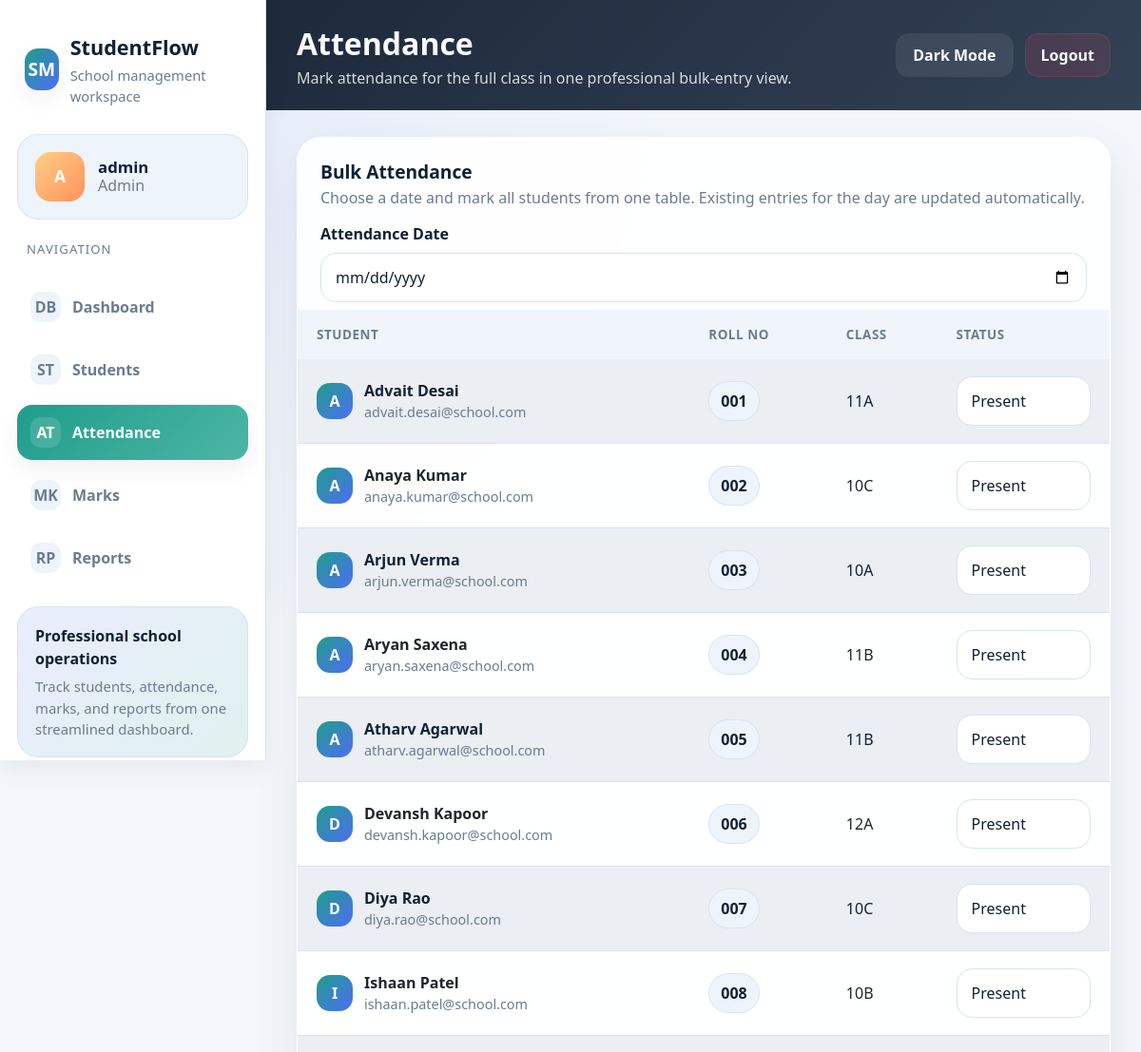
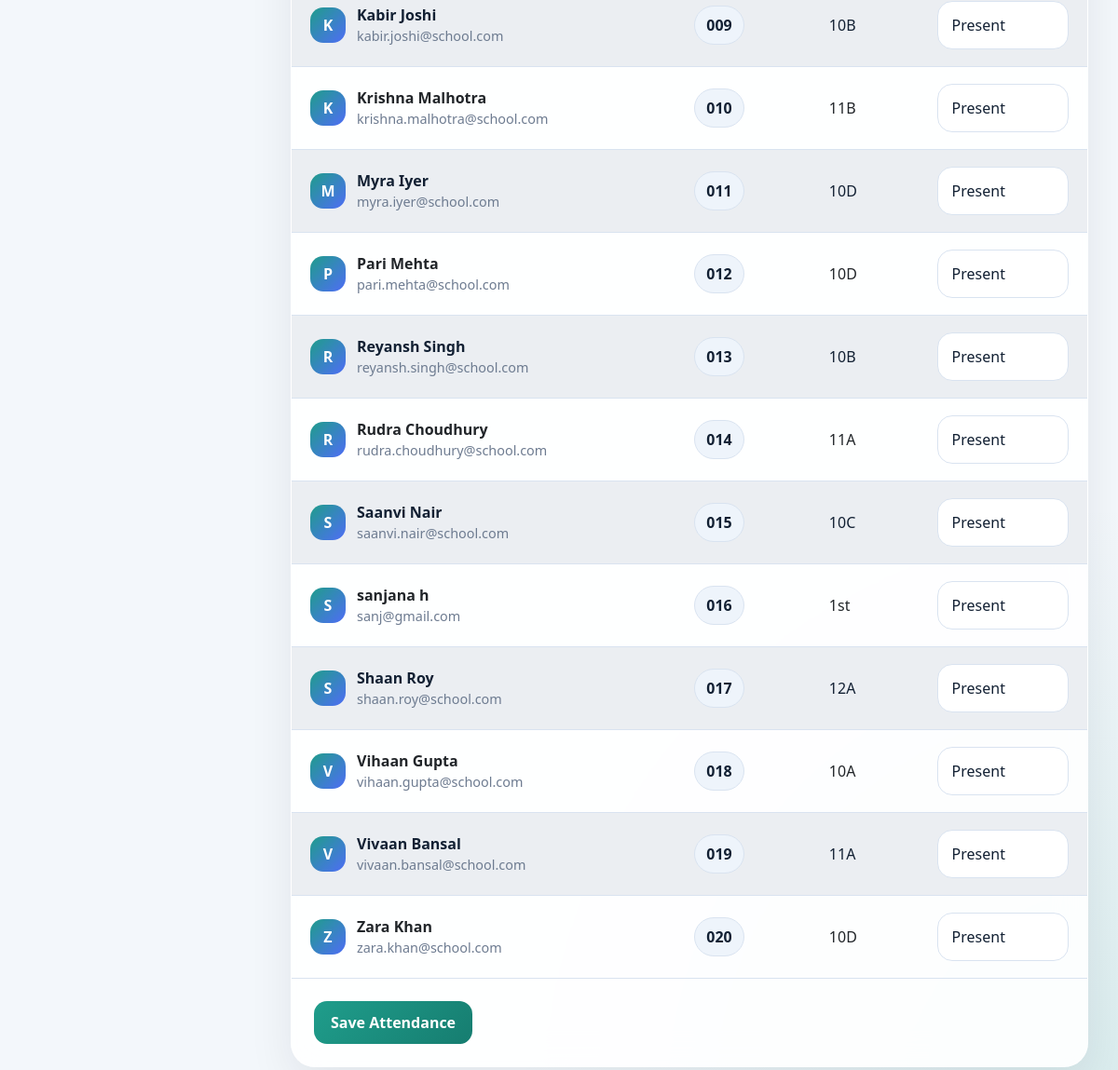
Page /attendance (signed in) on the committed database (2 pictures, top to bottom).
### models.py (models this page shows)
class User(UserMixin, db.Model):
    id = db.Column(db.Integer, primary_key=True)
    username = db.Column(db.String(150), unique=True, nullable=False)
    password = db.Column(db.String(150), nullable=False)
    role = db.Column(db.String(50), nullable=False)  # admin, teacher, student

class Student(db.Model):
    id = db.Column(db.Integer, primary_key=True)
    name = db.Column(db.String(150), nullable=False)
    roll_no = db.Column(db.String(50), unique=True, nullable=False)
    class_ = db.Column(db.String(50), nullable=False)
    email = db.Column(db.String(150), unique=True, nullable=False)
    phone = db.Column(db.String(20), nullable=False)
    user_id = db.Column(db.Integer, db.ForeignKey('user.id'), nullable=True)
    attendances = db.relationship('Attendance', backref='student', lazy=True)
    marks = db.relationship('Mark', backref='student', lazy=True)

### app.py (the view, shortened to what this page needs)
@app.route('/attendance', methods=['GET', 'POST'])
@login_required
def attendance():
    if current_user.role not in ['admin', 'teacher']:
        return redirect(url_for('dashboard'))
    students = get_students_in_alphabetical_order().all()
    return render_template('attendance.html', students=students)

### app.py (called while the page is built)
@login_manager.user_loader
def load_user(user_id):
    return User.query.get(int(user_id))

def get_students_in_alphabetical_order():
    return Student.query.order_by(
        func.lower(func.trim(Student.name)),
        func.length(func.trim(Student.roll_no)),
        func.lower(func.trim(Student.roll_no))
    )

### templates/attendance.html (shortened to what this page needs)
{% extends 'base.html' %}
{% block page_title %}Attendance{% endblock %}
{% block page_subtitle %}Mark attendance for the full class in one professional bulk-entry view.{% endblock %}
{% block content %}
<div class="content-card table-card attendance-table">
    <div class="table-toolbar">
        <div>
            <h3 class="card-title">Bulk Attendance</h3>
            <p class="card-copy">Choose a date and mark all students from one table. Existing entries for the day are updated automatically.</p>
        </div>
    </div>
    <form method="POST">
        <div class="px-4 pb-2">
            <label for="date" class="form-label">Attendance Date</label>
            <input type="date" class="form-control" id="date" name="date" required>
        </div>
        <div class="table-responsive">
            <table class="table table-striped align-middle">
                <thead>
                    <tr>
                        <th>Student</th>
                        <th>Roll No</th>
                        <th>Class</th>
                        <th>Status</th>
                    </tr>
                </thead>
                <tbody>
                    {% for student in students %}
                    <tr>
                        <td>
                            <div class="student-cell">
                                <div class="student-pill">{{ student.name[:1]|upper }}</div>
                                <div class="student-meta">
                                    <strong>{{ student.name }}</strong>
                                    <span>{{ student.email }}</span>
                                </div>
                            </div>
                        </td>
                        <td><span class="badge-soft">{{ student.roll_no }}</span></td>
                        <td>{{ student.class_ }}</td>
                        <td>
                            <select class="form-control" name="status_{{ student.id }}" required>
                                <option value="Present">Present</option>
                            </select>
                        </td>
                    </tr>
                    {% else %}
                    <tr>
                        <td colspan="4" class="empty-state">No students available for attendance yet.</td>
                    </tr>
                    {% endfor %}
                </tbody>
            </table>
        </div>
        <div class="px-4 py-4">
            <button type="submit" class="btn btn-primary">Save Attendance</button>
        </div>
    </form>
</div>
{% endblock %}

### templates/base.html (shortened to what this page needs)
<!DOCTYPE html>
<html lang="en">
<head>
    <link href="https://cdn.jsdelivr.net/npm/bootstrap@5.3.0/dist/css/bootstrap.min.css" rel="stylesheet">
    <link rel="stylesheet" href="{{ url_for('static', filename='css/style.css') }}">
</head>
<body>
    <div class="app-shell">
        <aside class="sidebar">
            <div class="brand-mark">
                <div class="brand-icon">SM</div>
                <div class="brand-copy">
                    <div class="brand-title">StudentFlow</div>
                    <div class="brand-subtitle">School management workspace</div>
                </div>
            </div>
            <div class="profile-card">
                <div class="profile-avatar">{{ current_user.username[:1]|upper }}</div>
                <div class="profile-meta">
                    <div class="profile-name">{{ current_user.username }}</div>
                    <div class="profile-role">{{ current_user.role }}</div>
                </div>
            </div>
            <div class="nav-section-label">Navigation</div>
            <nav class="nav-menu">
                <a href="{{ url_for('dashboard') }}" class="nav-item {% if request.endpoint == 'dashboard' %}active{% endif %}">
                    <span class="nav-item-icon">DB</span>
                    <span>Dashboard</span>
                </a>
                {% if current_user.role in ['admin', 'teacher'] %}
                <a href="{{ url_for('students') }}" class="nav-item {% if request.endpoint in ['students', 'add_student', 'edit_student'] %}active{% endif %}">
                    <span class="nav-item-icon">ST</span>
                    <span>Students</span>
                </a>
                <a href="{{ url_for('attendance') }}" class="nav-item {% if request.endpoint == 'attendance' %}active{% endif %}">
                    <span class="nav-item-icon">AT</span>
                    <span>Attendance</span>
                </a>
                <a href="{{ url_for('marks') }}" class="nav-item {% if request.endpoint == 'marks' %}active{% endif %}">
                    <span class="nav-item-icon">MK</span>
                    <span>Marks</span>
                </a>
                {% endif %}
                <a href="{{ url_for('reports') }}" class="nav-item {% if request.endpoint == 'reports' %}active{% endif %}">
                    <span class="nav-item-icon">RP</span>
                    <span>Reports</span>
                </a>
            </nav>
            <div class="sidebar-footer">
                <div class="sidebar-footer-title">Professional school operations</div>
                <p class="sidebar-footer-text">Track students, attendance, marks, and reports from one streamlined dashboard.</p>
            </div>
        </aside>
        <main class="main-panel">
            <header class="topbar">
                <div class="topbar-copy">
                    <div class="topbar-title">{% block page_title %}Dashboard{% endblock %}</div>
                    <p class="topbar-subtitle">{% block page_subtitle %}Manage your school in one place with cleaner workflows and better visibility.{% endblock %}</p>
                </div>
                <div class="topbar-actions">
                    <button type="button" class="btn mode-toggle" data-theme-toggle>Dark Mode</button>
                    <a href="{{ url_for('logout') }}" class="toolbar-danger">Logout</a>
                </div>
            </header>
            <section class="page-body">
                {% block content %}{% endblock %}
            </section>
        </main>
    </div>
</body>
</html>

### rows in the picture
User: username "A", username "admin", role "Admin"
Student: name "A", name "Advait Desai", email "advait.desai@school.com", roll_no "001", class_ "11A", id "Present"
Student: name "A", name "Anaya Kumar", email "anaya.kumar@school.com", roll_no "002", class_ "10C", id "Present"
Student: name "A", name "Arjun Verma", email "arjun.verma@school.com", roll_no "003", class_ "10A", id "Present"
Student: name "A", name "Aryan Saxena", email "aryan.saxena@school.com", roll_no "004", class_ "11B", id "Present"
Student: name "A", name "Atharv Agarwal", email "atharv.agarwal@school.com", roll_no "005", class_ "11B", id "Present"
Student: name "D", name "Devansh Kapoor", email "devansh.kapoor@school.com", roll_no "006", class_ "12A", id "Present"
Student: name "D", name "Diya Rao", email "diya.rao@school.com", roll_no "007", class_ "10C", id "Present"
Student: name "I", name "Ishaan Patel", email "ishaan.patel@school.com", roll_no "008", class_ "10B", id "Present"
Student: name "K", name "Kabir Joshi", email "kabir.joshi@school.com", roll_no "009", class_ "10B", id "Present"
Student: name "K", name "Krishna Malhotra", email "krishna.malhotra@school.com", roll_no "010", class_ "11B", id "Present"
Student: name "M", name "Myra Iyer", email "myra.iyer@school.com", roll_no "011", class_ "10D", id "Present"
Student: name "P", name "Pari Mehta", email "pari.mehta@school.com", roll_no "012", class_ "10D", id "Present"
Student: name "R", name "Reyansh Singh", email "reyansh.singh@school.com", roll_no "013", class_ "10B", id "Present"
Student: name "R", name "Rudra Choudhury", email "rudra.choudhury@school.com", roll_no "014", class_ "11A", id "Present"
Student: name "S", name "Saanvi Nair", email "saanvi.nair@school.com", roll_no "015", class_ "10C", id "Present"
Student: name "S", name "sanjana h", email "sanj@gmail.com", roll_no "016", class_ "1st", id "Present"
Student: name "S", name "Shaan Roy", email "shaan.roy@school.com", roll_no "017", class_ "12A", id "Present"
Student: name "V", name "Vihaan Gupta", email "vihaan.gupta@school.com", roll_no "018", class_ "10A", id "Present"
Student: name "V", name "Vivaan Bansal", email "vivaan.bansal@school.com", roll_no "019", class_ "11A", id "Present"
Student: name "Z", name "Zara Khan", email "zara.khan@school.com", roll_no "020", class_ "10D", id "Present"
